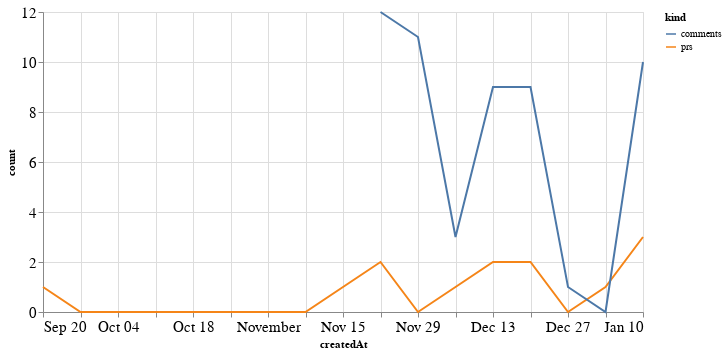

Notebook code for this chart:
### Code cell
alt.Chart(total_time, width=600).mark_line().encode(
    x='createdAt',
    y='count',
    color='kind'
)

### Figure 1 — Vega-Lite specification as saved in the notebook (floating-point values rounded to 4 significant figures)
{"config": {"axisLeft": {"labelFontSize": 15}, "axisBottom": {"labelFontSize": 15}}, "data": {"name": "data-e82746e76509dccf3a0f0edba1789505"}, "mark": "line", "encoding": {"color": {"type": "nominal", "field": "kind"}, "x": {"type": "temporal", "field": "createdAt"}, "y": {"type": "quantitative", "field": "count"}}, "width": 600, "$schema": "https://vega.github.io/schema/vega-lite/v4.8.1.json", "datasets": {"data-e82746e76509dccf3a0f0edba1789505": [{"createdAt": "2020-09-20T00:00:00", "kind": "prs", "count": 1.0}, {"createdAt": "2020-09-27T00:00:00", "kind": "prs", "count": 0.0}, {"createdAt": "2020-10-04T00:00:00", "kind": "prs", "count": 0.0}, {"createdAt": "2020-10-11T00:00:00", "kind": "prs", "count": 0.0}, {"createdAt": "2020-10-18T00:00:00", "kind": "prs", "count": 0.0}, {"createdAt": "2020-10-25T00:00:00", "kind": "prs", "count": 0.0}, {"createdAt": "2020-11-01T00:00:00", "kind": "prs", "count": 0.0}, {"createdAt": "2020-11-08T00:00:00", "kind": "prs", "count": 0.0}, {"createdAt": "2020-11-15T00:00:00", "kind": "prs", "count": 1.0}, {"createdAt": "2020-11-22T00:00:00", "kind": "prs", "count": 2.0}, {"createdAt": "2020-11-29T00:00:00", "kind": "prs", "count": 0.0}, {"createdAt": "2020-12-06T00:00:00", "kind": "prs", "count": 1.0}, {"createdAt": "2020-12-13T00:00:00", "kind": "prs", "count": 2.0}, {"createdAt": "2020-12-20T00:00:00", "kind": "prs", "count": 2.0}, {"createdAt": "2020-12-27T00:00:00", "kind": "prs", "count": 0.0}, {"createdAt": "2021-01-03T00:00:00", "kind": "prs", "count": 1.0}, {"createdAt": "2021-01-10T00:00:00", "kind": "prs", "count": 3.0}, {"createdAt": "2020-09-20T00:00:00", "kind": "comments", "count": null}, {"createdAt": "2020-09-27T00:00:00", "kind": "comments", "count": null}, {"createdAt": "2020-10-04T00:00:00", "kind": "comments", "count": null}, {"createdAt": "2020-10-11T00:00:00", "kind": "comments", "count": null}, {"createdAt": "2020-10-18T00:00:00", "kind": "comments", "count": null}, {"createdAt": "2020-10-25T00:00:00", "kind": "comments", "count": null}, {"createdAt": "2020-11-01T00:00:00", "kind": "comments", "count": null}, {"createdAt": "2020-11-08T00:00:00", "kind": "comments", "count": null}, {"createdAt": "2020-11-15T00:00:00", "kind": "comments", "count": null}, {"createdAt": "2020-11-22T00:00:00", "kind": "comments", "count": 12.0}, {"createdAt": "2020-11-29T00:00:00", "kind": "comments", "count": 11.0}, {"createdAt": "2020-12-06T00:00:00", "kind": "comments", "count": 3.0}, {"createdAt": "2020-12-13T00:00:00", "kind": "comments", "count": 9.0}, {"createdAt": "2020-12-20T00:00:00", "kind": "comments", "count": 9.0}, {"createdAt": "2020-12-27T00:00:00", "kind": "comments", "count": 1.0}, {"createdAt": "2021-01-03T00:00:00", "kind": "comments", "count": 0.0}, {"createdAt": "2021-01-10T00:00:00", "kind": "comments", "count": 10.0}]}}
